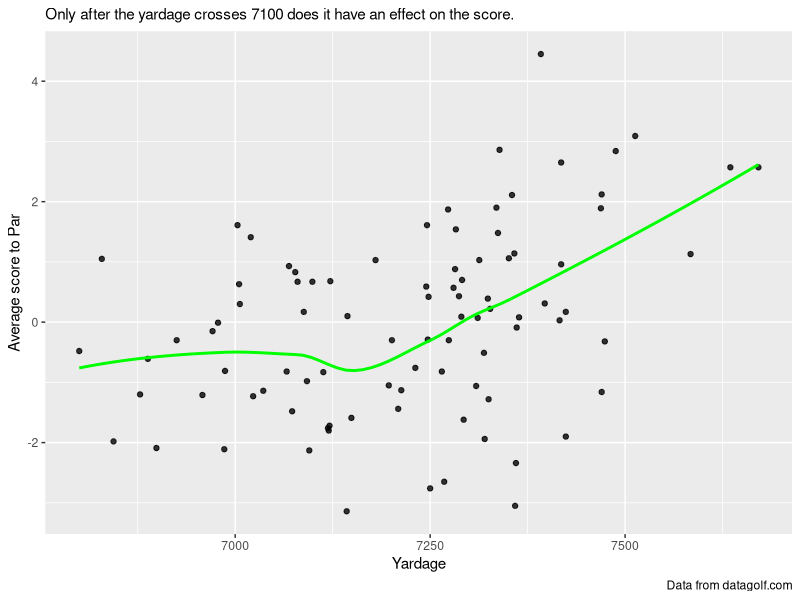

Source code (R):
## ---- chunk 1
library(tidyverse)

golf_data <- read_csv(file = "dg_new_course_table.csv")
## ---- chunk 2
 golf_data |> ggplot(mapping = aes(x = yardage, y = adj_score_to_par)) + geom_point(alpha = .8) + geom_smooth(method = "loess", se = FALSE, color = "green") + labs(subtitle = "Only after the yardage crosses 7100 does it have an effect on the score.", x = "Yardage", y = "Average score to Par", caption = "Data from datagolf.com") + theme(plot.title = element_text(face = "bold")) 


